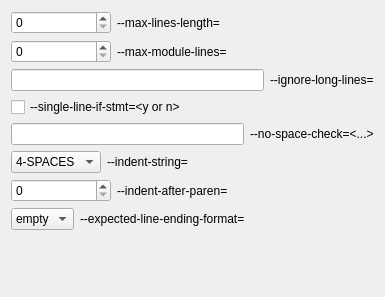
             <widget class="QWidget" name="scrollAreaWidgetContents_14">
              <property name="geometry">
               <rect>
                <x>0</x>
                <y>0</y>
                <width>385</width>
                <height>297</height>
               </rect>
              </property>
              <layout class="QHBoxLayout" name="horizontalLayout_62">
               <item>
                <layout class="QVBoxLayout" name="verticalLayout_20">
                 <item>
                  <layout class="QVBoxLayout" name="verticalLayout_19">
                   <item>
                    <layout class="QHBoxLayout" name="horizontalLayout_16" stretch="0,1">
                     <item>
                      <widget class="QSpinBox" name="PYLINT_FORMAT_MAX_LINES_LENGTH">
                       <property name="minimumSize">
                        <size>
                         <width>100</width>
                         <height>0</height>
                        </size>
                       </property>
                       <property name="cursor">
                        <cursorShape>SizeAllCursor</cursorShape>
                       </property>
                       <property name="minimum">
                        <number>0</number>
                       </property>
                       <property name="maximum">
                        <number>10000</number>
                       </property>
                       <property name="singleStep">
                        <number>10</number>
                       </property>
                      </widget>
                     </item>
                     <item>
                      <widget class="QLabel" name="PYLINT_FORMAT_MAX_LINES_LENGTH_LABEL">
                       <property name="text">
                        <string>--max-lines-length=&lt;int&gt;</string>
                       </property>
                      </widget>
                     </item>
                    </layout>
                   </item>
                   <item>
                    <layout class="QHBoxLayout" name="horizontalLayout_17">
                     <item>
                      <widget class="QSpinBox" name="PYLINT_FORMAT_MAX_MODULE_LINES">
                       <property name="sizePolicy">
                        <sizepolicy hsizetype="Fixed" vsizetype="Fixed">
                         <horstretch>0</horstretch>
                         <verstretch>0</verstretch>
                        </sizepolicy>
                       </property>
                       <property name="minimumSize">
                        <size>
                         <width>100</width>
                         <height>0</height>
                        </size>
                       </property>
                       <property name="maximum">
                        <number>111111</number>
                       </property>
                      </widget>
                     </item>
                     <item>
                      <widget class="QLabel" name="PYLINT_FORMAT_MAX_MODULE_LINES_LABEL">
                       <property name="text">
                        <string>--max-module-lines=&lt;int&gt;</string>
                       </property>
                      </widget>
                     </item>
                    </layout>
                   </item>
                   <item>
                    <layout class="QHBoxLayout" name="horizontalLayout_14" stretch="1,0">
                     <item>
                      <widget class="QLineEdit" name="PYLINT_FORMAT_IGNORE_LONG_LINES"/>
                     </item>
                     <item>
                      <widget class="QLabel" name="PYLINT_FORMAT_IGNORE_LONG_LINES_LABEL">
                       <property name="text">
                        <string>--ignore-long-lines=&lt;regexpr&gt;</string>
                       </property>
                      </widget>
                     </item>
                    </layout>
                   </item>
                   <item>
                    <widget class="QCheckBox" name="PYLINT_FORMAT_SINGLE_LINE_IF_STMT">
                     <property name="text">
                      <string>--single-line-if-stmt=&lt;y or n&gt;</string>
                     </property>
                    </widget>
                   </item>
                   <item>
                    <layout class="QHBoxLayout" name="horizontalLayout_15" stretch="1,0">
                     <item>
                      <widget class="QLineEdit" name="PYLINT_FORMAT_NO_SPACE_CHECK"/>
                     </item>
                     <item>
                      <widget class="QLabel" name="PYLINT_FORMAT_NO_SPACE_CHECK_LABEL">
                       <property name="text">
                        <string>--no-space-check=&lt;...&gt;</string>
                       </property>
                      </widget>
                     </item>
                    </layout>
                   </item>
                   <item>
                    <layout class="QHBoxLayout" name="horizontalLayout_18" stretch="0,1">
                     <item>
                      <widget class="QComboBox" name="PYLINT_FORMAT_INDENT_STRING">
                       <item>
                        <property name="text">
                         <string>4-SPACES</string>
                        </property>
                       </item>
                       <item>
                        <property name="text">
                         <string>TAB</string>
                        </property>
                       </item>
                      </widget>
                     </item>
                     <item>
                      <widget class="QLabel" name="PYLINT_FORMAT_INDENT_STRING_LABEL">
                       <property name="text">
                        <string>--indent-string=&lt;value&gt;</string>
                       </property>
                      </widget>
                     </item>
                    </layout>
                   </item>
                   <item>
                    <layout class="QHBoxLayout" name="horizontalLayout_19" stretch="0,1">
                     <item>
                      <widget class="QSpinBox" name="PYLINT_FORMAT_INDENT_AFTER_PAREN">
                       <property name="minimumSize">
                        <size>
                         <width>100</width>
                         <height>0</height>
                        </size>
                       </property>
                      </widget>
                     </item>
                     <item>
                      <widget class="QLabel" name="PYLINT_FORMAT_INDENT_AFTER_PAREN_LABEL">
                       <property name="text">
                        <string>--indent-after-paren=&lt;n&gt;</string>
                       </property>
                      </widget>
                     </item>
                    </layout>
                   </item>
                   <item>
                    <layout class="QHBoxLayout" name="horizontalLayout_20" stretch="0,1">
                     <item>
                      <widget class="QComboBox" name="PYLINT_FORMAT_EXPECTED_LINE_ENDING_FORMAT">
                       <item>
                        <property name="text">
                         <string>empty</string>
                        </property>
                       </item>
                       <item>
                        <property name="text">
                         <string>LF</string>
                        </property>
                       </item>
                       <item>
                        <property name="text">
                         <string>CRLF</string>
                        </property>
                       </item>
                      </widget>
                     </item>
                     <item>
                      <widget class="QLabel" name="PYLINT_FORMAT_EXPECTED_LINE_ENDING_FORMAT_LABEL">
                       <property name="text">
                        <string>--expected-line-ending-format=&lt;value&gt;</string>
                       </property>
                      </widget>
                     </item>
                    </layout>
                   </item>
                  </layout>
                 </item>
                 <item>
                  <spacer name="verticalSpacer_27">
                   <property name="orientation">
                    <enum>Qt::Vertical</enum>
                   </property>
                   <property name="sizeHint" stdset="0">
                    <size>
                     <width>20</width>
                     <height>40</height>
                    </size>
                   </property>
                  </spacer>
                 </item>
                </layout>
               </item>
              </layout>
             </widget>
